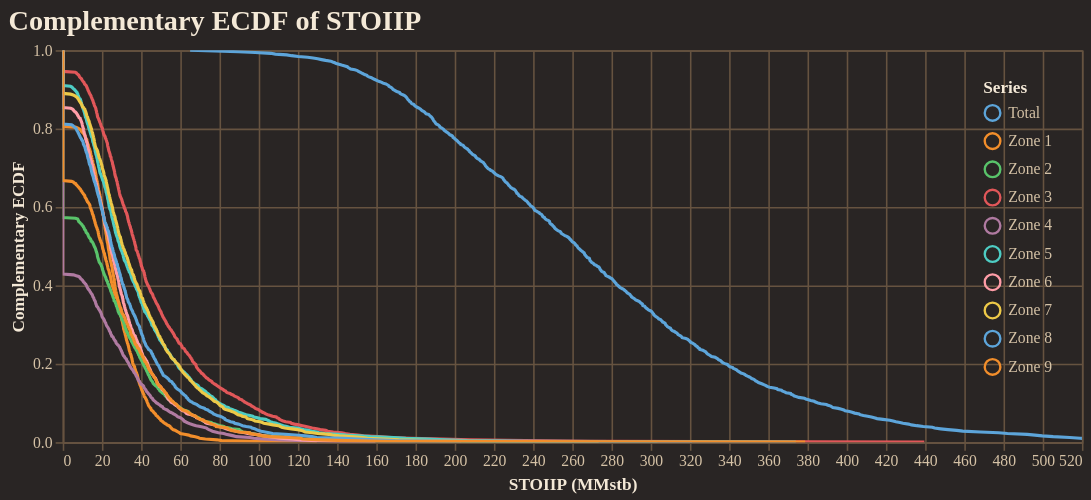

Source (notebook cell):
### Code cell
fig = reporter.plotter.prospect_volumetric_ecdf_plot(
    figsize=(650, 250),
    backend=PLOTTING_BACKEND
)
fig.show()

### Figure 1 — Vega-Lite specification as saved in the notebook (floating-point values rounded to 4 significant figures; data arrays with more than 128 entries replaced by an {"elided": "..."} marker saying what was removed)
{"config": {"background": "#292524", "view": {"fill": "#292524", "stroke": "#665340"}, "title": {"color": "#f4e9d7", "font": "Merriweather", "fontSize": 18, "fontWeight": 600, "subtitleColor": "#d5c2a6", "anchor": "start"}, "axis": {"domainColor": "#665340", "gridColor": "#665340", "tickColor": "#665340", "labelColor": "#d5c2a6", "titleColor": "#f4e9d7", "labelFont": "Merriweather", "titleFont": "Merriweather"}, "legend": {"titleColor": "#f4e9d7", "labelColor": "#d5c2a6", "labelFont": "Merriweather", "titleFont": "Merriweather", "orient": "top-right", "symbolType": "circle"}, "header": {"labelColor": "#d5c2a6", "titleColor": "#f4e9d7", "labelFont": "Merriweather", "titleFont": "Merriweather"}, "mark": {"color": "#c78d3b"}, "line": {"color": "#c78d3b"}, "bar": {"color": "#c78d3b"}, "point": {"color": "#ddb06d"}, "area": {"color": "#c78d3b", "opacity": 0.35}, "text": {"color": "#f4e9d7", "font": "Merriweather"}, "range": {"category": ["#5DA5DA", "#F28E2B", "#59C36A", "#E15759", "#B07AA1", "#4ECDC4", "#FF9DA7", "#EDC948"]}}, "layer": [{"mark": {"type": "line", "clip": true, "strokeWidth": 2}, "encoding": {"color": {"field": "series", "title": "Series", "type": "nominal"}, "tooltip": [{"field": "series", "title": "Series", "type": "nominal"}, {"field": "stoiip_mmstb", "format": ",.2f", "title": "STOIIP (MMstb)", "type": "quantitative"}, {"field": "exceedance_probability", "format": ".3f", "title": "Exceedance", "type": "quantitative"}], "x": {"field": "stoiip_mmstb", "title": "STOIIP (MMstb)", "type": "quantitative"}, "y": {"field": "exceedance_probability", "scale": {"domain": [0, 1]}, "title": "Complementary ECDF", "type": "quantitative"}}}], "data": {"name": "data-262b91a2bd97cc544abd6409ab6df5f3"}, "encoding": {"x": {"field": "stoiip_mmstb", "scale": {"domain": [0, 520.0]}, "type": "quantitative"}}, "height": 250, "title": "Complementary ECDF of STOIIP", "width": 650, "$schema": "https://vega.github.io/schema/vega-lite/v5.20.1.json", "datasets": {"data-262b91a2bd97cc544abd6409ab6df5f3": {"elided": "5000 records"}}}
